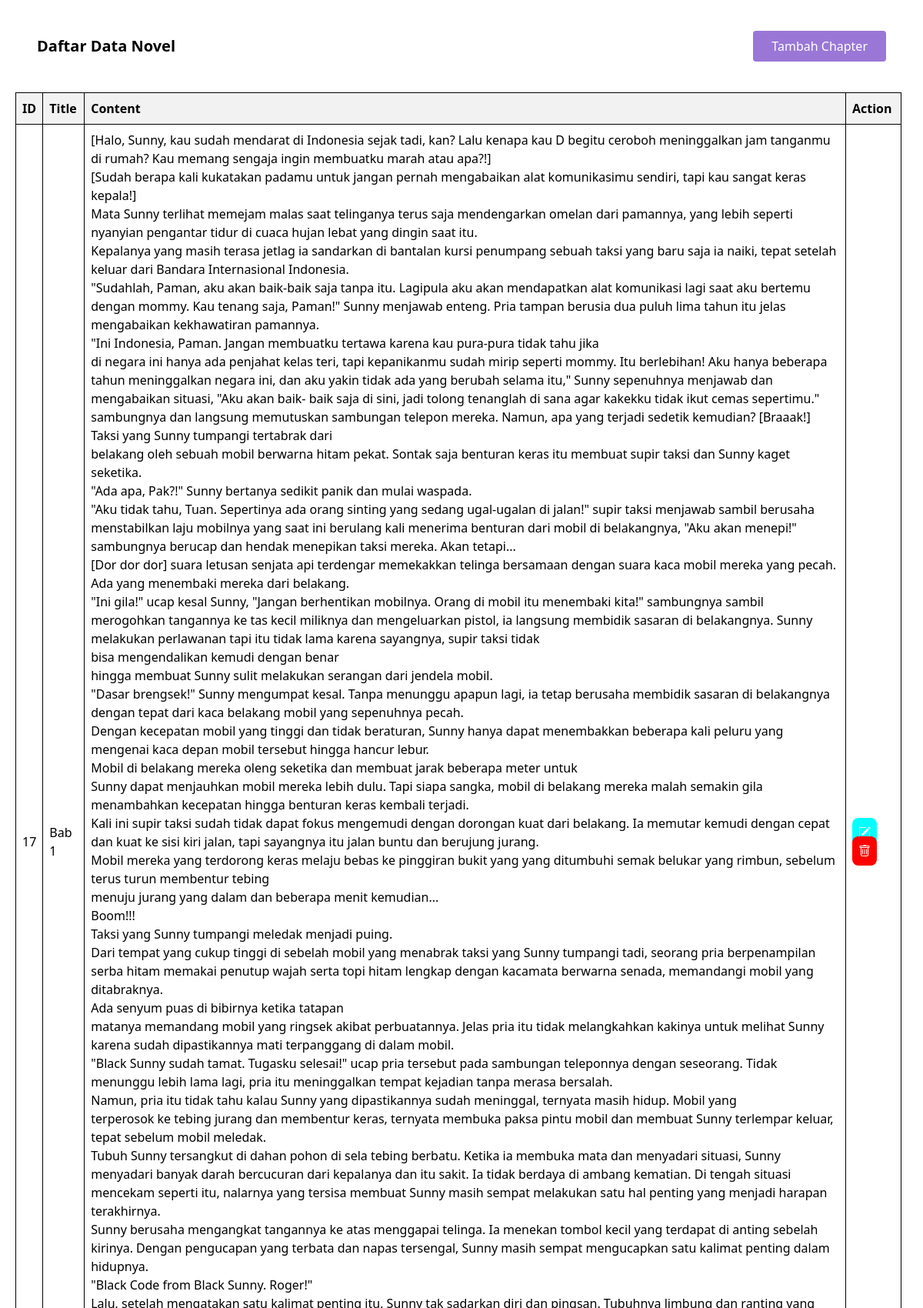
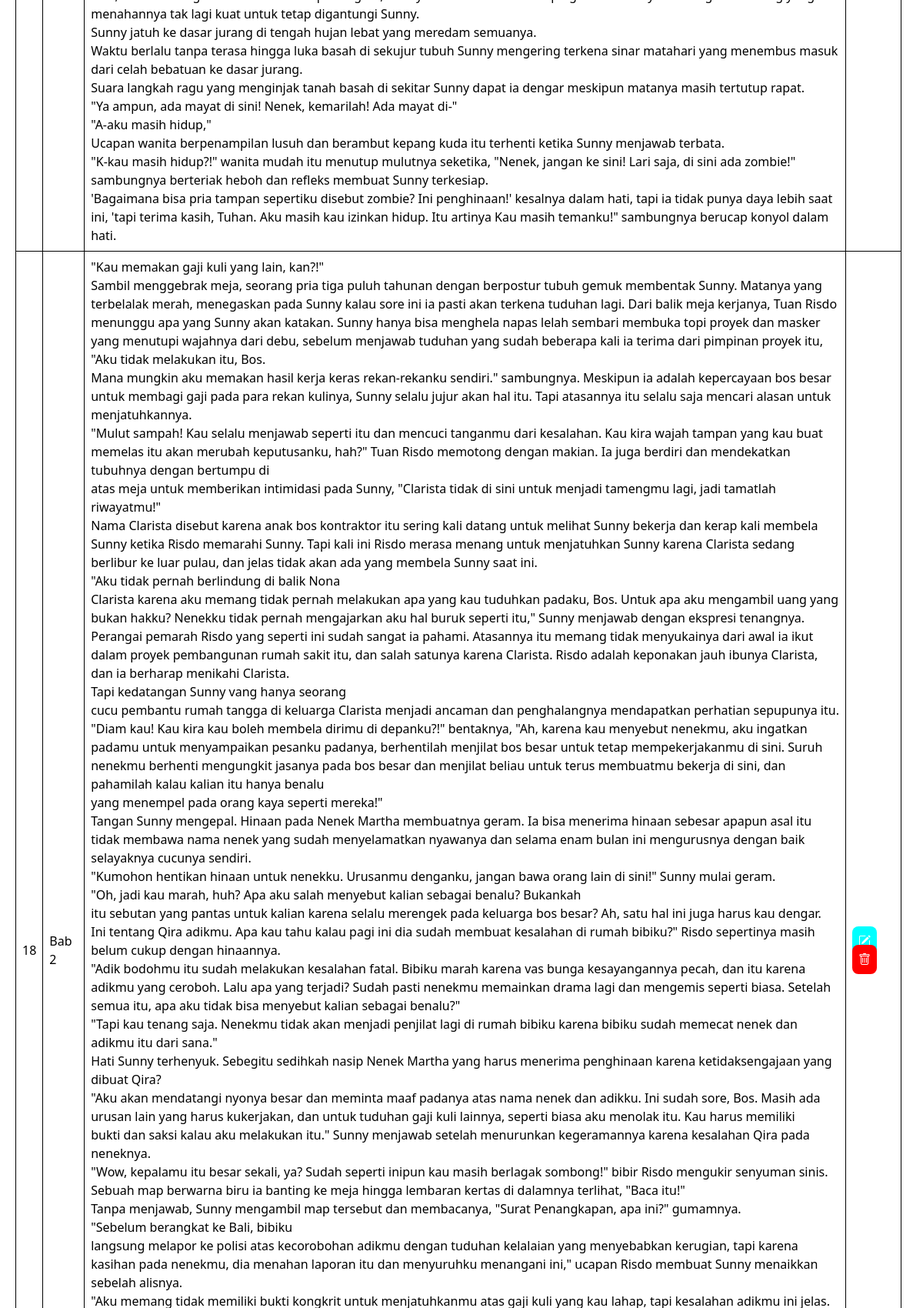
/src/view/dashboard/detail-novel.php?id=20 (signed in, upper part), run on the app's committed database (2 pictures, top to bottom).
### tables this page shows
CREATE TABLE `bab` (
  `id` int(11) NOT NULL,
  `novel_id` int(11) DEFAULT NULL,
  `title` varchar(255) NOT NULL,
  `content` text DEFAULT NULL
);

### src/class/novels.php (called while the page is built, shortened)
<?php
function getNovelById($conn, $id) {
    $sql = "SELECT novel.id, novel.cover, novel.title,novel.sinopsis,novel.author, genre.name AS genre
            FROM novel
            JOIN genre ON novel.genre_id = genre.id
            WHERE novel.id = ?";
    $stmt = $conn->prepare($sql);
    $stmt->bind_param("i", $id);
    $stmt->execute();
    $result = $stmt->get_result();
    return $result->fetch_assoc();
}
function getChaptersByNovelId($conn, $novel_id) {
    $sql = "SELECT * FROM bab WHERE novel_id = ?";
    $stmt = $conn->prepare($sql);
    $stmt->bind_param("i", $novel_id);
    $stmt->execute();
    $result = $stmt->get_result();
    $bab = array();
    while ($row = $result->fetch_assoc()) {
        $bab[] = $row;
    }
    return $bab;
}
?>

### src/view/dashboard/detail-novel.php (the view, shortened to what this page needs)
<?php
include "../../class/novels.php";
$db = new Database();
$conn = $db->getConnection();
$novel_id = $_GET['id'];
$novel = getNovelById($conn, $novel_id);
$chapters = getChaptersByNovelId($conn, $novel_id);
?>
<!DOCTYPE html>
<html lang="en">
<head>
    <link href="../../style/output.css" rel="stylesheet">
    <link rel="stylesheet" href="https://cdn.jsdelivr.net/npm/bootstrap-icons@1.11.3/font/bootstrap-icons.min.css">
</head>
<body>
    <?php if ($novel) : ?>
        <div class="flex justify-between items-center py-6 px-12">
            <h1 class="text-xl font-bold">Daftar Data Novel</h1>
            <a href="create-bab.php?id=<?php echo $novel['id']; ?>" class="text-white bg-secondary py-2 px-6 my-4 rounded">Tambah Chapter</a>
        </div>
        <?php if (count($chapters) > 0) : ?>
            <table>
                <thead>
                    <tr>
                        <th>ID</th>
                        <th>Title</th>
                        <th>Content</th>
                        <th>Action</th>
                    </tr>
                </thead>
                <tbody>
                    <?php foreach ($chapters as $chapter) : ?>
                        <tr>
                            <td><?php echo htmlspecialchars($chapter["id"]); ?></td>
                            <td><?php echo htmlspecialchars($chapter["title"]); ?></td>
                            <td><?php echo nl2br(htmlspecialchars($chapter["content"])); ?></td>
                            <td>
                                <a class="text-white p-2 rounded-lg" style="background-color: cyan;" href="edit-novel.php?id=<?php echo $novel['id']; ?>"> <i class="bi bi-pencil-square"></i></a>
                                <a class="text-white p-2 rounded-lg" style="background-color: red;" href="../../class/delete-chapter.php?id=<?php echo $chapter['id']; ?>"><i class="bi bi-trash"></i></a>
                            </td>
                        </tr>
                    <?php endforeach; ?>
                </tbody>
            </table>
        <?php else : ?>
            <p>No chapters found.</p>
        <?php endif; ?>
    <?php else : ?>
        <p>Novel not found.</p>
    <?php endif; ?>
</body>
</html>

### src/view/dashboard/detail-novel.php (style rules this page uses)
table { width: 96%; border-collapse: collapse; margin-bottom: 20px; margin-left: 20px; }
table, th, td { border: 1px solid black; }
th, td { padding: 8px; text-align: left; }
th { background-color: #f2f2f2; }

### data on the page
bab: id "17", title "Bab 1", content "[Halo, Sunny, kau sudah mendarat di Indonesia sejak tadi, kan? Lalu kenapa kau D begitu ceroboh meninggalkan jam tanganmu di rumah? Kau memang sengaja ingin membuatku marah atau apa?!] [Sudah berapa kali kukatakan padamu untuk jangan pernah mengabaikan alat komunikasimu sendiri, tapi kau sangat keras kepala!] Mata Sunny terlihat memejam malas saat telinganya terus saja mendengarkan omelan dari pamannya, yang lebih seperti nyanyian pengantar tidur di cuaca hujan lebat yang dingin saat itu. Kepalanya yang masih terasa jetlag ia sandarkan di bantalan kursi penumpang sebuah taksi yang baru saja ia naiki, tepat setelah keluar dari Bandara Internasional Indonesia. \"Sudahlah, Paman, aku akan…"
bab: id "18", title "Bab 2", content "\"Kau memakan gaji kuli yang lain, kan?!\" Sambil menggebrak meja, seorang pria tiga puluh tahunan dengan berpostur tubuh gemuk membentak Sunny. Matanya yang terbelalak merah, menegaskan pada Sunny kalau sore ini ia pasti akan terkena tuduhan lagi. Dari balik meja kerjanya, Tuan Risdo menunggu apa yang Sunny akan katakan. Sunny hanya bisa menghela napas lelah sembari membuka topi proyek dan masker yang menutupi wajahnya dari debu, sebelum menjawab tuduhan yang sudah beberapa kali ia terima dari pimpinan proyek itu, \"Aku tidak melakukan itu, Bos. Mana mungkin aku memakan hasil kerja keras rekan-rekanku sendiri.\" sambungnya. Meskipun ia adalah kepercayaan bos besar untuk membagi gaji pada para…"
